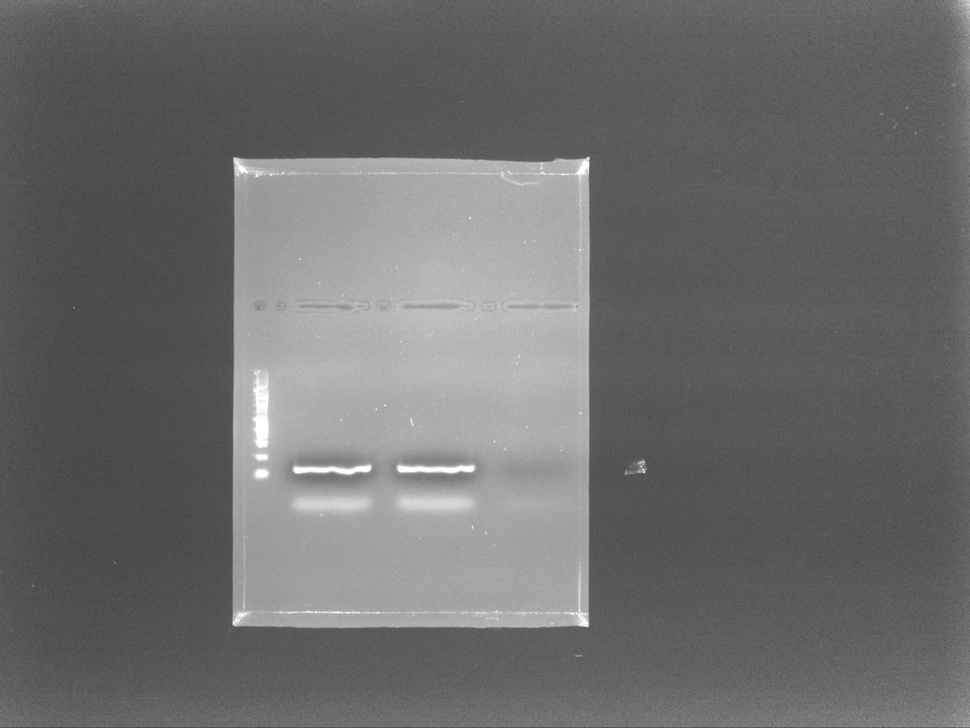
#> input picture data/processed/bg_sample04.jpg, 970 x 728 px, shrunk from 2690 x 2018 before the run, found by its file name
$ python bg_substraction.py
#> lines starting #> are read from the running program, lines starting #| are printed output that depends on the picture
import numpy as np
from skimage import io
from skimage.util import img_as_ubyte, img_as_float
from scipy.ndimage import gaussian_filter

def subtract_background(image, radius_x=30, radius_y=30, scale=True):
    """
    Approximácia logiky pozadia z GelImage:
    - Odpočíta pomaly sa meniace pozadie (Gaussian blur)
    - Pri 'scale=True' škáluje výsledok do rozsahu 0–1
    """
#> called with radius_x = 25, radius_y = 25, scale = True
    # Gaussian filter pre pozadie (mierne rozmazané)
    background = gaussian_filter(image, sigma=(radius_y, radius_x))
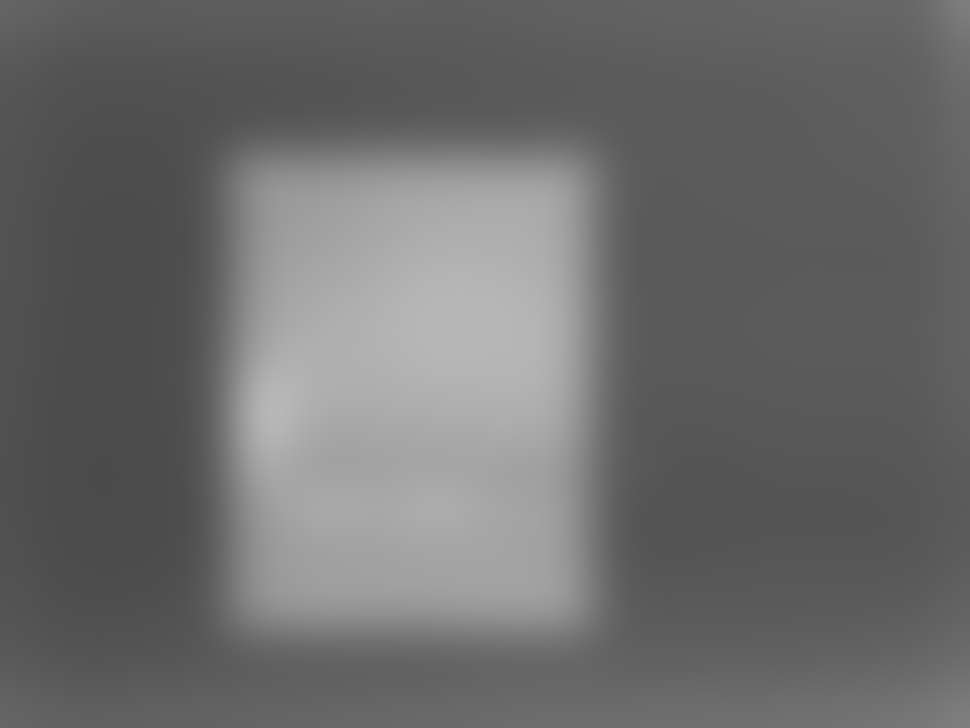
#> background: shape (728, 970) float64; min 0.294, max 0.72, mean 0.426

    # Odpočítanie pozadia
    subtracted = image - background
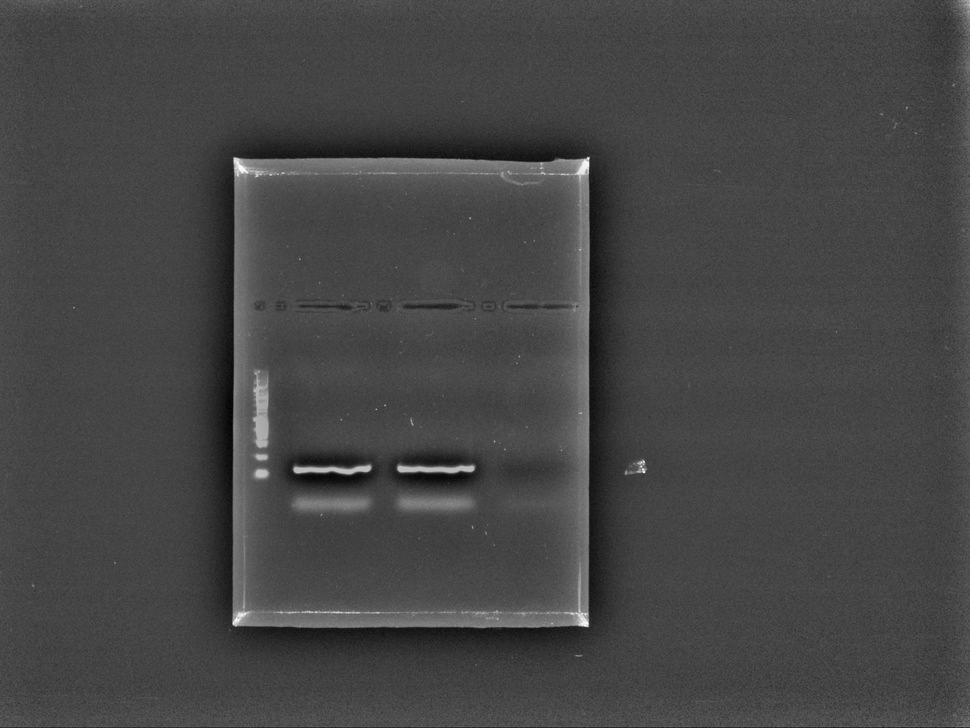
#> subtracted: shape (728, 970) float64; min -0.209, max 0.554, mean 2.42e-17; drawn with min black and max white
    subtracted = np.clip(subtracted, 0, None)
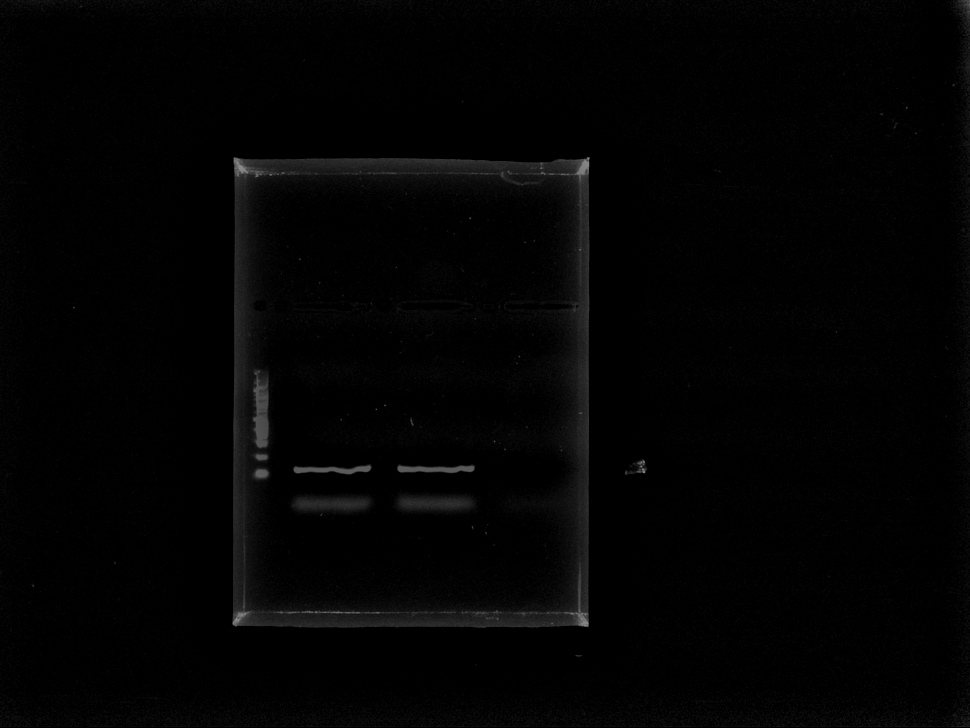
#> subtracted: shape (728, 970) float64; min 0, max 0.554, mean 0.0125

    if scale:
        subtracted = subtracted / np.max(subtracted)
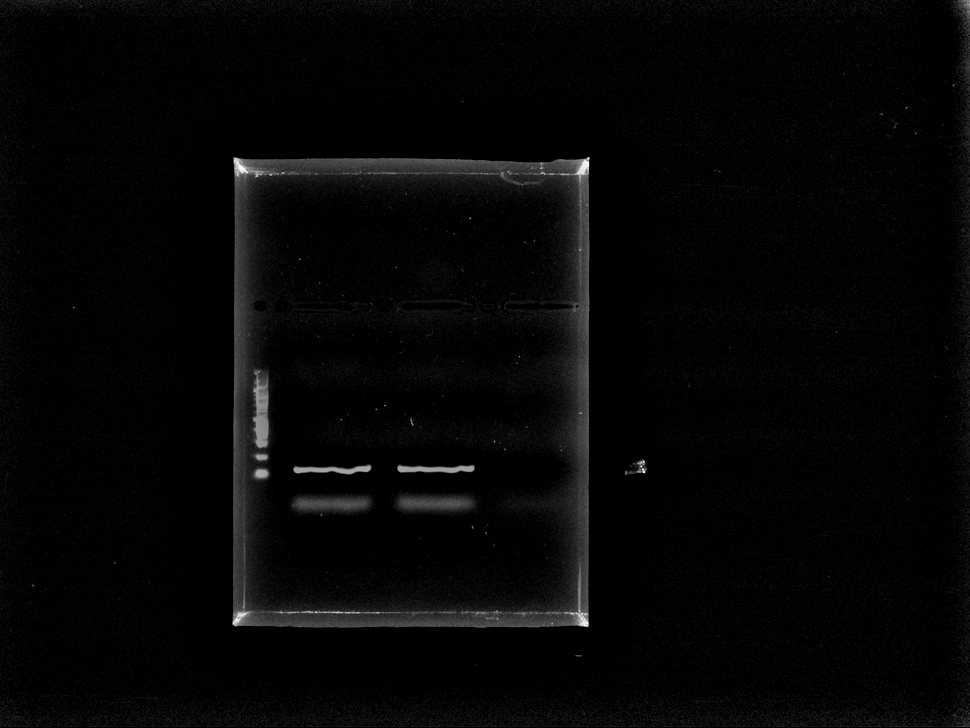
#> subtracted: shape (728, 970) float64; min 0, max 1, mean 0.0225

    return subtracted

if __name__ == "__main__":
    input_path = "data/processed/bg_sample04.jpg"
    output_path = "data/processed/substracted_sample04.jpg"

    image = img_as_float(io.imread(input_path, as_gray=True))

    # Otestuj s viacerými parametrami
    image_sub = subtract_background(image, radius_x=25, radius_y=25, scale=True)

    io.imsave(output_path, img_as_ubyte(image_sub))
    print("✅ Background subtraction done and saved to:", output_path)

$ run again, with data/processed/bg_sample01.jpg copied over data/processed/bg_sample04.jpg
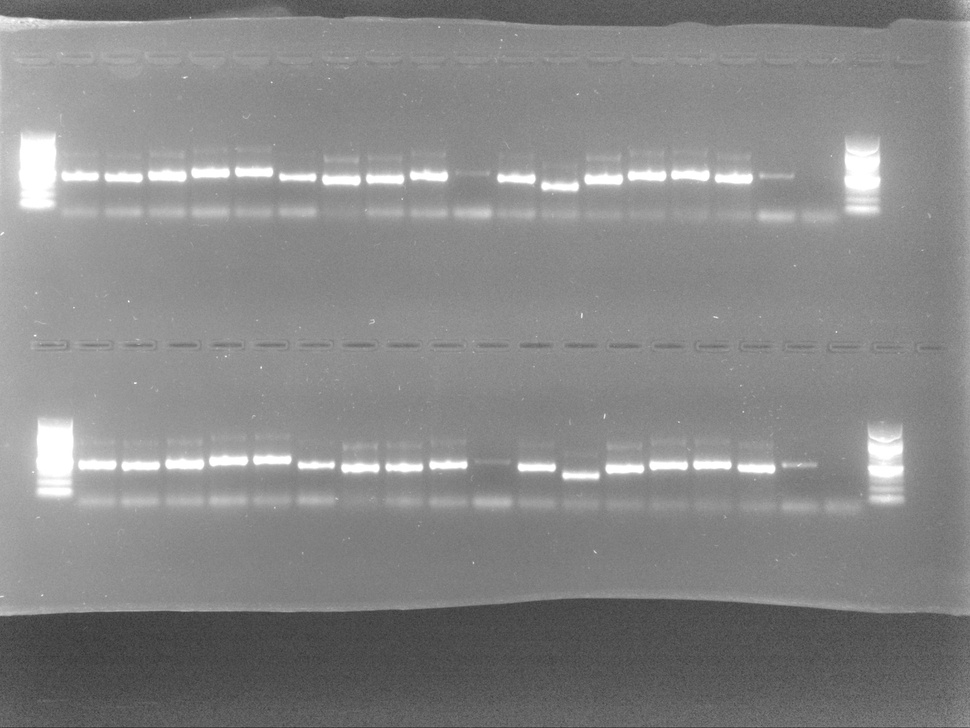
#> input picture data/processed/bg_sample01.jpg, 970 x 728 px, shrunk from 2690 x 2018 before the run, found by its file name
#> in subtract_background, `subtracted = image - background`:
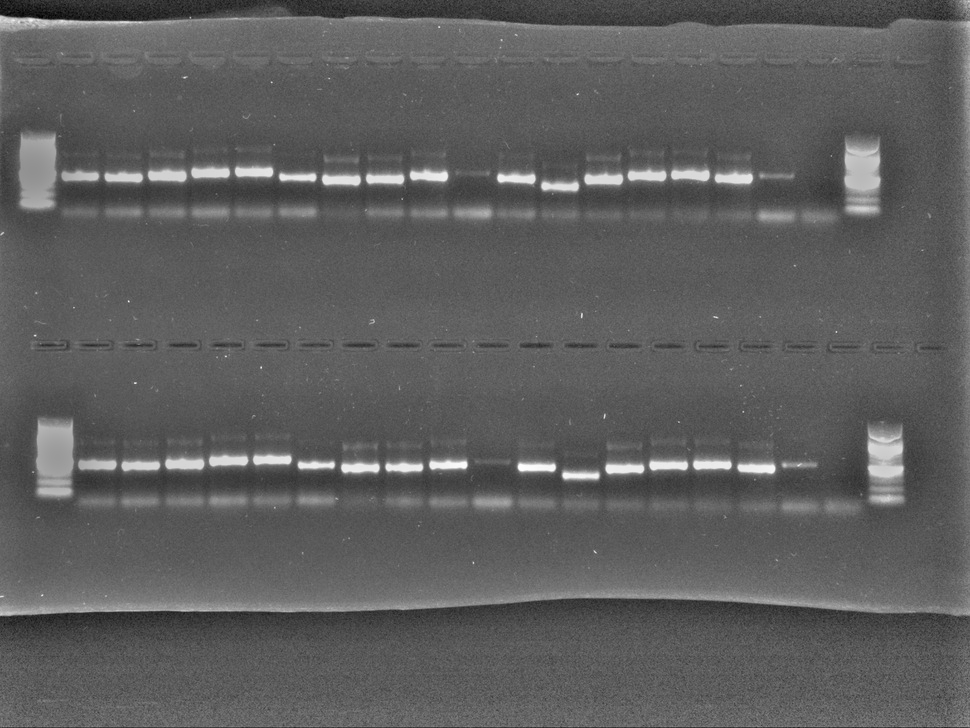
#> subtracted: shape (728, 970) float64; min -0.257, max 0.437, mean 1.41e-17; drawn with min black and max white
#> in subtract_background, `subtracted = subtracted / np.max(subtracted)`:
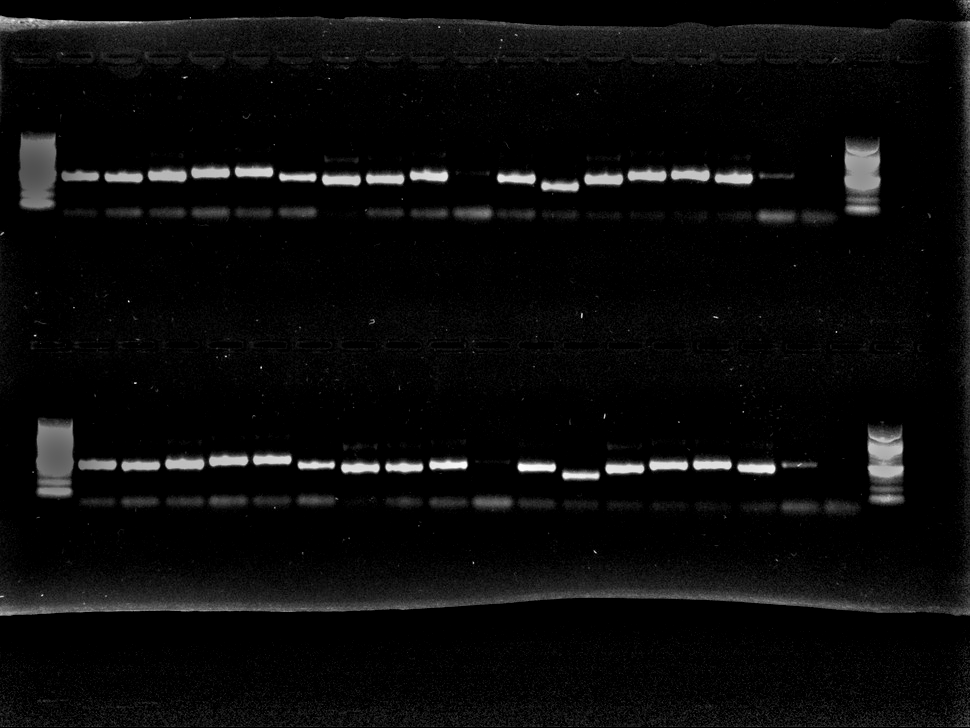
#> subtracted: shape (728, 970) float64; min 0, max 1, mean 0.0425

$ run again, with data/processed/bg_sample02.jpg copied over data/processed/bg_sample04.jpg
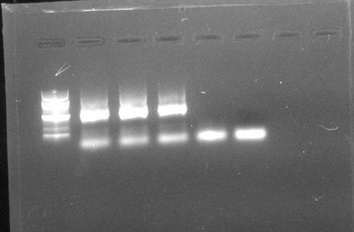
#> input picture data/processed/bg_sample02.jpg, 354 x 232 px, shrunk from 982 x 644 before the run, found by its file name
#> in subtract_background, `subtracted = image - background`:
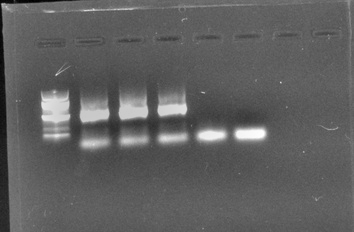
#> subtracted: shape (232, 354) float64; min -0.345, max 0.568, mean 1.68e-17; drawn with min black and max white
#> in subtract_background, `subtracted = subtracted / np.max(subtracted)`:
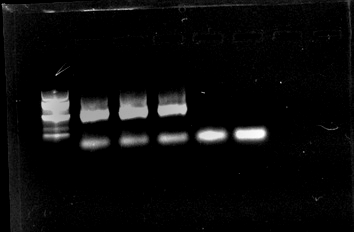
#> subtracted: shape (232, 354) float64; min 0, max 1, mean 0.043

$ run again, with data/processed/bg_sample03.jpg copied over data/processed/bg_sample04.jpg
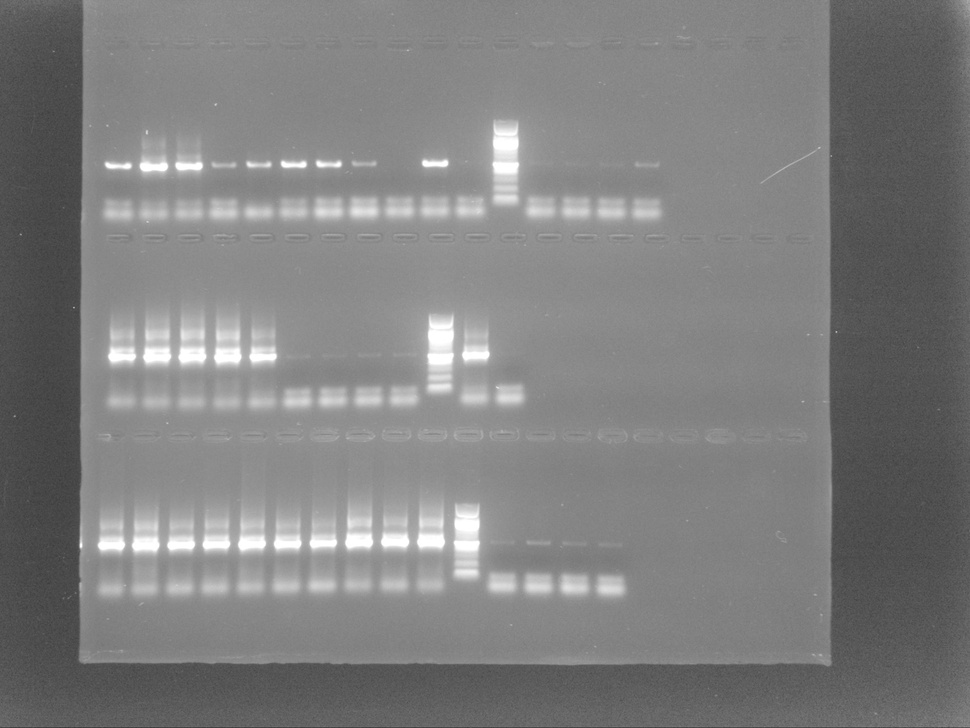
#> input picture data/processed/bg_sample03.jpg, 970 x 728 px, shrunk from 2690 x 2018 before the run, found by its file name
#> in subtract_background, `subtracted = image - background`:
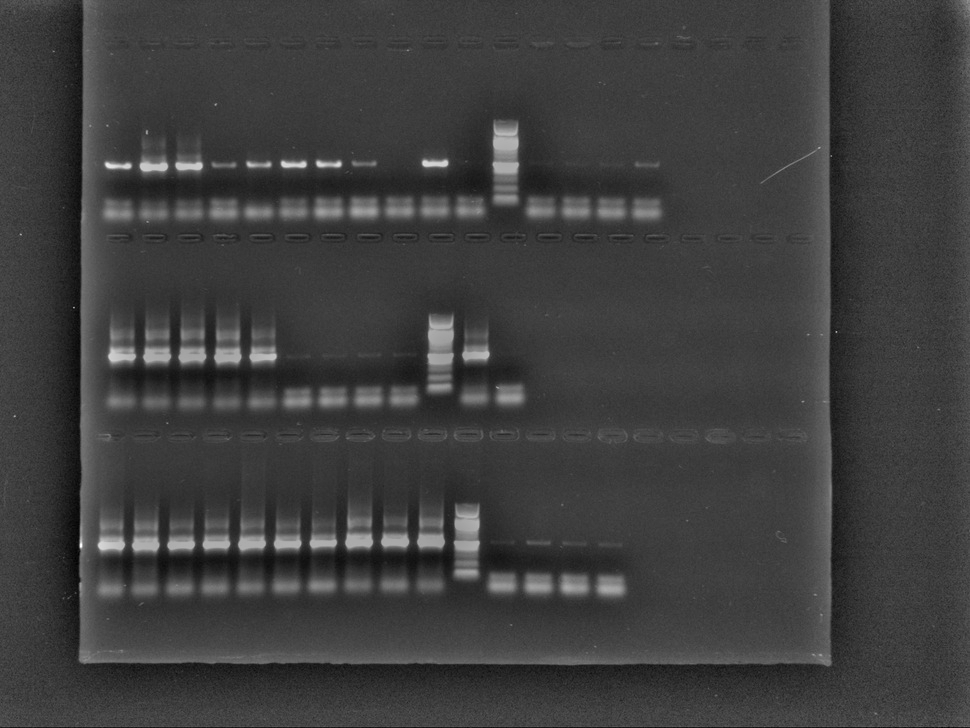
#> subtracted: shape (728, 970) float64; min -0.173, max 0.528, mean 2.33e-17; drawn with min black and max white
#> in subtract_background, `subtracted = subtracted / np.max(subtracted)`:
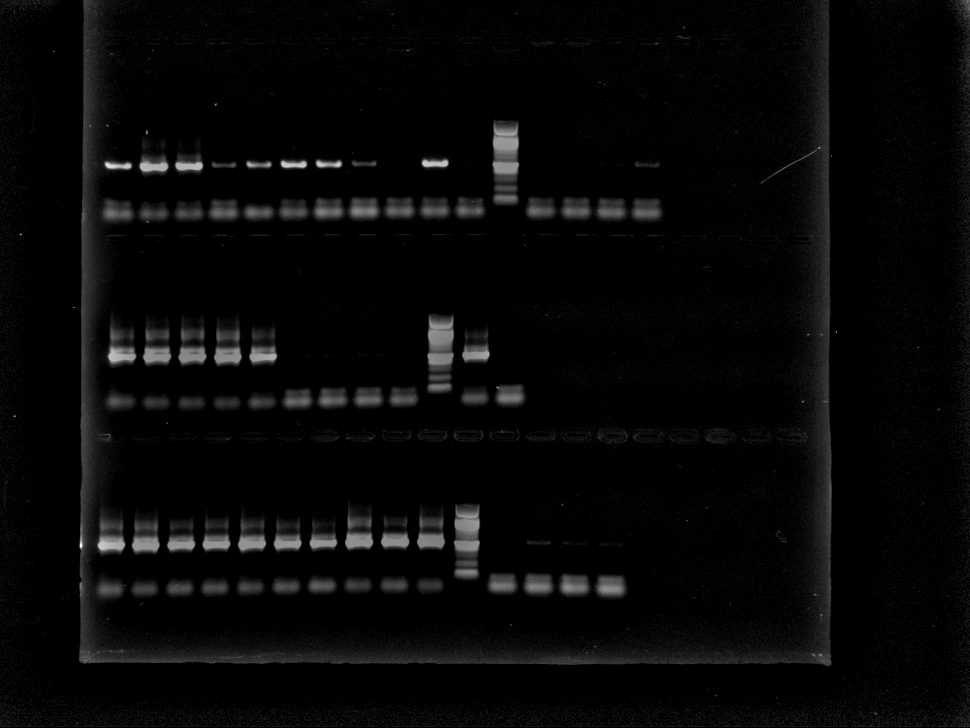
#> subtracted: shape (728, 970) float64; min 0, max 1, mean 0.0306
